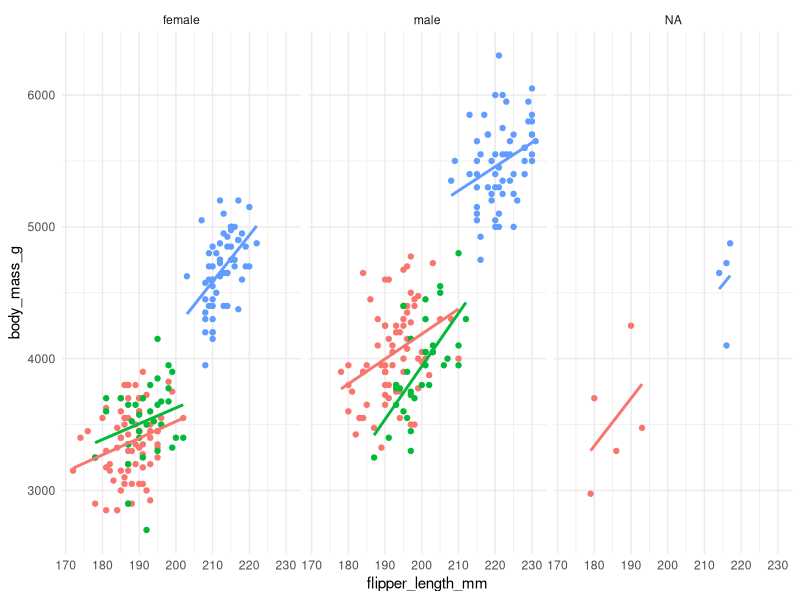
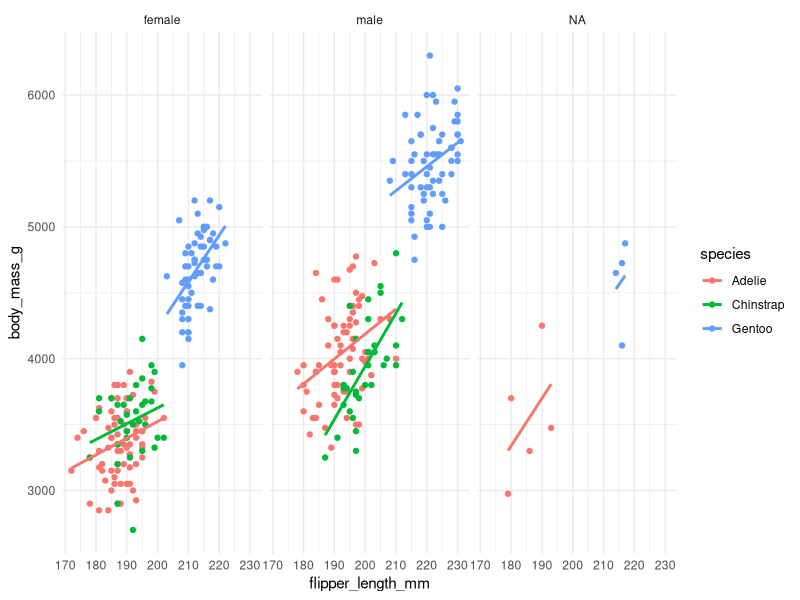

These charts were generated, in order, by the following R code:

            library(ggplot2)
            library(palmerpenguins)
            built_answer <- tryCatch(
                {
                    set.seed(42)
                    ggplot(penguins, aes(x = flipper_length_mm, y = body_mass_g, colour = species)) + geom_point() + geom_smooth(method = "lm", se = FALSE) + facet_wrap(~ sex) + theme_minimal() + theme(legend.position = "none")
                    suppressWarnings(
                        if (!file.exists("/sandbox/figures/flipper-length_body-mass_scatter_smooth_facet_sex_legend_off_answer.png")) {
                            ggsave(
                                width = 3,
                                height = 3,
                                "/sandbox/figures/flipper-length_body-mass_scatter_smooth_facet_sex_legend_off_answer.png"
                            )
                        }
                    )
                    suppressWarnings(
                        ggplot_build(last_plot())
                    )
                },
                error = function(e) {
                    'ERROR'
                }
            )
            built_submission <- tryCatch(
                {
                    set.seed(42)
                    library(palmerpenguins)
library(ggplot2)

ggplot(penguins, aes(x = flipper_length_mm, y = body_mass_g, color = species)) +
  geom_point() +
  geom_smooth(method = "lm", se = FALSE) +
  facet_wrap(~sex) +
  theme_minimal() +
  theme(legend = element_blank())
                    suppressWarnings(
                        ggsave(
                            width = 3,
                            height = 3,
                            "figures/flipper-length_body-mass_scatter_smooth_facet_sex_legend_off_submission_qwen3.5.png"
                        )
                    )
                    suppressWarnings(
                        ggplot_build(last_plot())
                    )
                },
                error = function(e) {
                    'ERROR'
                }
            )
            cat(isTRUE(all.equal(built_answer, built_submission)))
        
